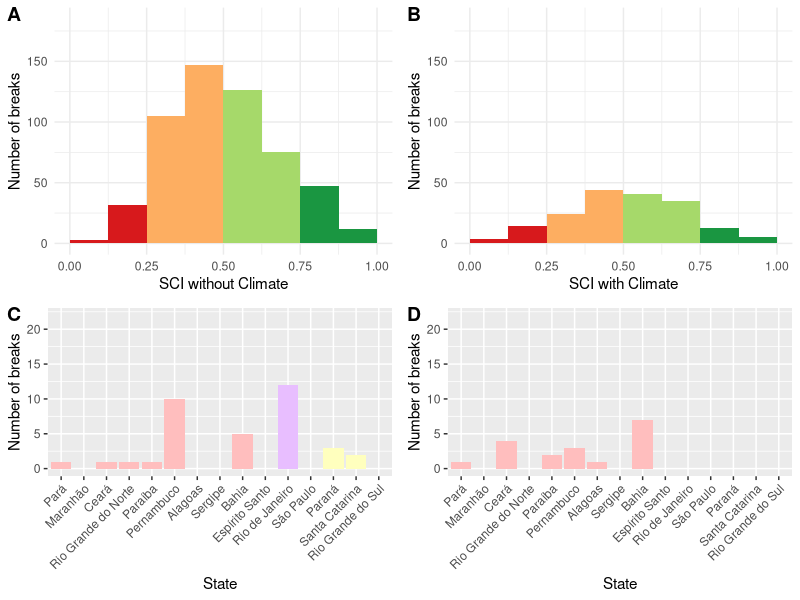
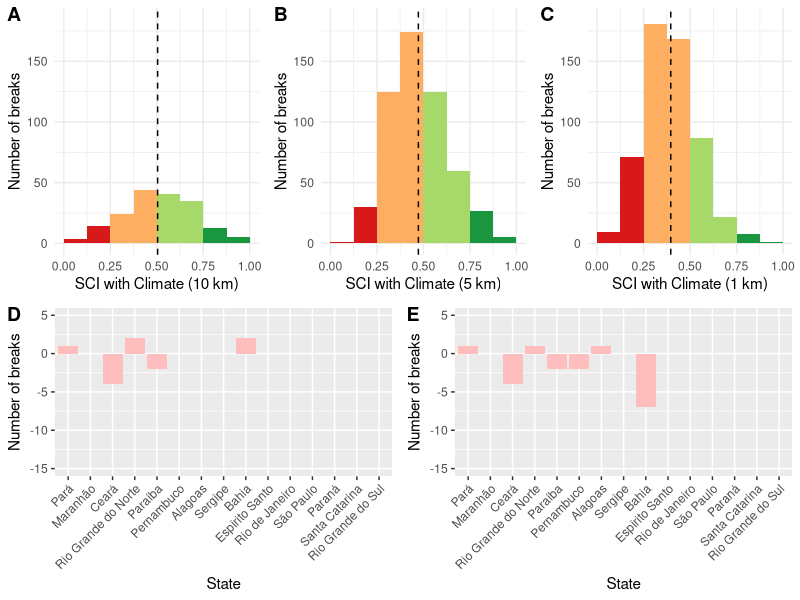

Source code (R) for these figures, in order:
## ---- chunk 1
knitr::opts_chunk$set(echo = TRUE)

library(tidyverse)
library(here)
library(cowplot)
## ---- chunk 2
surf_spots <- read_csv(here("data", "surf_spot_states", "surf_spot_states.csv"))
sci_w_climate_10km <- read_csv(here("sci_w_climate.csv")) %>% 
  select(id, sci) %>% 
  mutate(sci_10km = sci) %>% 
  select(-sci)
sci_wo_climate_10km <- read_csv(here("sci_wo_climate.csv")) %>% 
  select(id, sci) %>% 
  mutate(sci_wo_climate = sci) %>% 
  select(-sci)
sci_w_climate_5km <- read_csv(here("sci_w_climate_5km.csv")) %>% 
  select(id, sci) %>% 
  mutate(sci_5km = sci) %>% 
  select(-sci)
sci_w_climate_1km <- read_csv(here("sci_w_climate_1km.csv")) %>% 
  select(id, sci) %>% 
  mutate(sci_1km = sci) %>% 
  select(-sci)

# join sci to surf spots using id
surf_spots <- left_join(surf_spots, sci_w_climate_10km, by = "id", keep = FALSE) %>% 
  left_join(sci_w_climate_5km, by = "id", keep = FALSE) %>% 
  left_join(sci_w_climate_1km, by = "id", keep = FALSE) %>% 
  left_join(sci_wo_climate_10km, by = "id", keep = FALSE)


# filter for each region
surf_spots_nne <- surf_spots %>% 
  filter(region == "Norte" | region == "Nordeste")
surf_spots_se <- surf_spots %>% 
  filter(region == "Sudeste")
surf_spots_s <- surf_spots %>% 
  filter(region == "Sul")
## ---- chunk 3
# calculate mean priority for different size buffers
mean_priority_10km_w_clim <- mean(surf_spots$sci_10km)
mean_priority_10km_wo_clim <- mean(surf_spots$sci_wo_climate)
mean_priority_5km <- mean(surf_spots$sci_5km)
mean_priority_1km <- mean(surf_spots$sci_1km)

# make histograms for all of Brazil and each region
hist_w_clim <- ggplot(data = surf_spots, aes(x = sci_10km)) +
  geom_histogram(breaks = c(0, 0.125, 0.25, 0.375, 0.5, 0.625, 0.75, 0.875, 1), fill = c("#d7191c", "#d7191c", "#fdae61", "#fdae61", "#a6d96a", "#a6d96a", "#1a9641", "#1a9641")) +
  labs(x = "SCI with Climate", y = "Number of breaks") +
  scale_y_continuous(limits = c(0, 185)) +
  theme_minimal()
hist_wo_clim <- ggplot(data = surf_spots, aes(x = sci_wo_climate)) +
  geom_histogram(breaks = c(0, 0.125, 0.25, 0.375, 0.5, 0.625, 0.75, 0.875, 1), fill = c("#d7191c", "#d7191c", "#fdae61", "#fdae61", "#a6d96a", "#a6d96a", "#1a9641", "#1a9641")) +
  labs(x = "SCI without Climate", y = "Number of breaks") +
  scale_y_continuous(limits = c(0, 185)) +
  theme_minimal()
hist_5km <- ggplot(data = surf_spots, aes(x = sci_5km)) +
  geom_histogram(breaks = c(0, 0.125, 0.25, 0.375, 0.5, 0.625, 0.75, 0.875, 1), fill = c("#d7191c", "#d7191c", "#fdae61", "#fdae61", "#a6d96a", "#a6d96a", "#1a9641", "#1a9641")) +
  labs(x = "SCI with Climate (5 km)", y = "Number of breaks") +
  scale_y_continuous(limits = c(0, 185)) +
  geom_vline(xintercept = mean_priority_5km, linetype = 2) +
  theme_minimal()
hist_1km <- ggplot(data = surf_spots, aes(x = sci_1km)) +
  geom_histogram(breaks = c(0, 0.125, 0.25, 0.375, 0.5, 0.625, 0.75, 0.875, 1), fill = c("#d7191c", "#d7191c", "#fdae61", "#fdae61", "#a6d96a", "#a6d96a", "#1a9641", "#1a9641")) +
  labs(x = "SCI with Climate (1 km)", y = "Number of breaks") +
  scale_y_continuous(limits = c(0, 185)) +
  geom_vline(xintercept = mean_priority_1km, linetype = 2) +
  theme_minimal()

mean_priority_nne_w_clim <- mean(surf_spots_nne$sci_10km)
mean_priority_se_w_clim <- mean(surf_spots_se$sci_10km)
mean_priority_s_w_clim <- mean(surf_spots_s$sci_10km)

mean_priority_nne_wo_clim <- mean(surf_spots_nne$sci_wo_climate)
mean_priority_se_wo_clim <- mean(surf_spots_se$sci_wo_climate)
mean_priority_s_wo_clim <- mean(surf_spots_s$sci_wo_climate)

hist_nne_w_clim <- ggplot(data = surf_spots_nne, aes(x = sci_10km)) +
  geom_histogram(breaks = c(0, 0.125, 0.25, 0.375, 0.5, 0.625, 0.75, 0.875, 1), fill = c("#d7191c", "#d7191c", "#fdae61", "#fdae61", "#a6d96a", "#a6d96a", "#1a9641", "#1a9641")) +
  scale_y_continuous(limits = c(0, 60)) +
  geom_vline(xintercept = mean_priority_nne_w_clim, linetype = 2) +
  labs(x = "SCI with Climate", y = "Number of breaks", title = "North/Northeast") +
  theme_minimal() +
  theme(text = element_text(size = 18), plot.background = element_rect(colour = "#FFBEBE", fill=NA, size=5))
hist_se_w_clim <- ggplot(data = surf_spots_se, aes(x = sci_10km)) +
  geom_histogram(breaks = c(0, 0.125, 0.25, 0.375, 0.5, 0.625, 0.75, 0.875, 1), fill = c("#d7191c", "#d7191c", "#fdae61", "#fdae61", "#a6d96a", "#a6d96a", "#1a9641", "#1a9641")) +
  scale_y_continuous(limits = c(0, 60)) +
  geom_vline(xintercept = mean_priority_se_w_clim, linetype = 2) +
  labs(x = "SCI with Climate", y = "Number of breaks", title = "Southeast") +
  theme_minimal() +
  theme(text = element_text(size = 18), plot.background = element_rect(colour = "#E8BEFF", fill=NA, size=5))
hist_s_w_clim <- ggplot(data = surf_spots_s, aes(x = sci_10km)) +
  geom_histogram(breaks = c(0, 0.125, 0.25, 0.375, 0.5, 0.625, 0.75, 0.875, 1), fill = c("#d7191c", "#d7191c", "#fdae61", "#fdae61", "#a6d96a", "#a6d96a", "#1a9641", "#1a9641")) +
  scale_y_continuous(limits = c(0, 60)) +
  geom_vline(xintercept = mean_priority_s_w_clim, linetype = 2) +
  labs(x = "SCI with Climate", y = "Number of breaks", title = "South") +
  theme_minimal() +
  theme(text = element_text(size = 18), plot.background = element_rect(colour = "#FFFFBE", fill=NA, size=5))

hist_nne_wo_clim <- ggplot(data = surf_spots_nne, aes(x = sci_wo_climate)) +
  geom_histogram(breaks = c(0, 0.125, 0.25, 0.375, 0.5, 0.625, 0.75, 0.875, 1), fill = c("#d7191c", "#d7191c", "#fdae61", "#fdae61", "#a6d96a", "#a6d96a", "#1a9641", "#1a9641")) +
  scale_y_continuous(limits = c(0, 60)) +
  geom_vline(xintercept = mean_priority_nne_wo_clim, linetype = 2) +
  labs(x = "SCI without Climate", y = "Number of breaks", title = "North/Northeast") +
  theme_minimal() +
  theme(text = element_text(size = 18), plot.background = element_rect(colour = "#FFBEBE", fill=NA, size=5))
hist_se_wo_clim <- ggplot(data = surf_spots_se, aes(x = sci_wo_climate)) +
  geom_histogram(breaks = c(0, 0.125, 0.25, 0.375, 0.5, 0.625, 0.75, 0.875, 1), fill = c("#d7191c", "#d7191c", "#fdae61", "#fdae61", "#a6d96a", "#a6d96a", "#1a9641", "#1a9641")) +
  scale_y_continuous(limits = c(0, 60)) +
  geom_vline(xintercept = mean_priority_se_wo_clim, linetype = 2) +
  labs(x = "SCI without Climate", y = "Number of breaks", title = "Southeast") +
  theme_minimal() +
  theme(text = element_text(size = 18), plot.background = element_rect(colour = "#E8BEFF", fill=NA, size=5))
hist_s_wo_clim <- ggplot(data = surf_spots_s, aes(x = sci_wo_climate)) +
  geom_histogram(breaks = c(0, 0.125, 0.25, 0.375, 0.5, 0.625, 0.75, 0.875, 1), fill = c("#d7191c", "#d7191c", "#fdae61", "#fdae61", "#a6d96a", "#a6d96a", "#1a9641", "#1a9641")) +
  scale_y_continuous(limits = c(0, 60)) +
  geom_vline(xintercept = mean_priority_s_wo_clim, linetype = 2) +
  labs(x = "SCI without Climate", y = "Number of breaks", title = "South") +
  theme_minimal() +
  theme(text = element_text(size = 18), plot.background = element_rect(colour = "#FFFFBE", fill=NA, size=5))
## ---- chunk 4
top_spots_by_state <- surf_spots %>% 
  group_by(state) %>% 
  summarize(count_10km = sum(sci_10km > 0.75), count_wo_clim = sum(sci_wo_climate > 0.75), count_5km = sum(sci_5km > 0.75), count_1km = sum(sci_1km > 0.75)) %>% 
  mutate(difference_5_10 = count_5km - count_10km) %>% 
  mutate(difference_1_10 = count_1km - count_10km) %>% 
  mutate(state = as.factor(state))

# order states north to south
top_spots_by_state <- top_spots_by_state %>% 
  arrange(factor(state, levels = c("Pará", "Maranhão", "Ceará", "Rio Grande do Norte", "Paraíba", "Pernambuco", "Alagoas", "Sergipe", "Bahia", "Espírito Santo", "Rio de Janeiro", "São Paulo", "Paraná", "Santa Catarina", "Rio Grande do Sul"))) %>% 
  mutate(state = factor(state, levels = c("Pará", "Maranhão", "Ceará", "Rio Grande do Norte", "Paraíba", "Pernambuco", "Alagoas", "Sergipe", "Bahia", "Espírito Santo", "Rio de Janeiro", "São Paulo", "Paraná", "Santa Catarina", "Rio Grande do Sul")))

# add regions to top states
top_spots_by_state$region <- c("North/northeast", "North/northeast", "North/northeast", "North/northeast", "North/northeast", "North/northeast", "North/northeast", "North/northeast", "North/northeast", "Southeast", "Southeast", "Southeast", "South", "South", "South")

states_w_clim <- ggplot(top_spots_by_state, aes(x = state, y = count_10km, fill = region)) +
  geom_col() +
  theme(axis.text.x = element_text(angle = 45, vjust = 1, hjust = 1)) +
  scale_y_continuous(limits = c(0, 22)) +
  scale_fill_manual(values = c("#FFBEBE", "#FFFFBE", "#E8BEFF")) +
  theme(legend.position = "none") +
  labs(x = "State", y = "Number of breaks")

states_wo_clim <- ggplot(top_spots_by_state, aes(x = state, y = count_wo_clim, fill = region)) +
  geom_col() +
  theme(axis.text.x = element_text(angle = 45, vjust = 1, hjust = 1)) +
  scale_y_continuous(limits = c(0, 22)) +
  scale_fill_manual(values = c("#FFBEBE", "#FFFFBE", "#E8BEFF")) +
  theme(legend.position = "none") +
  labs(x = "State", y = "Number of breaks")

states_5km <- ggplot(top_spots_by_state, aes(x = state, y = difference_5_10, fill = region)) +
  geom_col() +
  theme(axis.text.x = element_text(angle = 45, vjust = 1, hjust = 1)) +
  scale_y_continuous(limits = c(-15, 5)) +
  scale_fill_manual(values = c("#FFBEBE", "#FFFFBE", "#E8BEFF")) +
  theme(legend.position = "none") +
  labs(x = "State", y = "Number of breaks")

states_1km <- ggplot(top_spots_by_state, aes(x = state, y = difference_1_10, fill = region)) +
  geom_col() +
  theme(axis.text.x = element_text(angle = 45, vjust = 1, hjust = 1)) +
  scale_y_continuous(limits = c(-15, 5)) +
  scale_fill_manual(values = c("#FFBEBE", "#FFFFBE", "#E8BEFF")) +
  theme(legend.position = "none") +
  labs(x = "State", y = "Number of breaks")
## ---- chunk 5
figure1 <- plot_grid(hist_wo_clim, hist_w_clim, states_wo_clim, states_w_clim, labels = "AUTO", ncol = 2)
figure1

# add mean line and change x axis label for hist_w_clim for sensitivity analysis figure
hist_w_clim_sens <- hist_w_clim +
  labs(x = "SCI with Climate (10 km)") +
  geom_vline(xintercept = mean_priority_10km_wo_clim, linetype = 2)

# increase font size for figure 2
# hist_w_clim <- hist_w_clim +
#   theme(text = element_text(size = 20))
# hist_5km <- hist_5km +
#   theme(text = element_text(size = 20))
# hist_1km <- hist_1km +
#   theme(text = element_text(size = 20))

figure2_top_row <- plot_grid(hist_w_clim_sens, hist_5km, hist_1km, labels = "AUTO", nrow = 1)
figure2_bottom_row <- plot_grid(states_5km, states_1km, labels = c("D", "E"), nrow = 1)
figure2 <- plot_grid(figure2_top_row, figure2_bottom_row, labels = "", nrow = 2)

figure2
